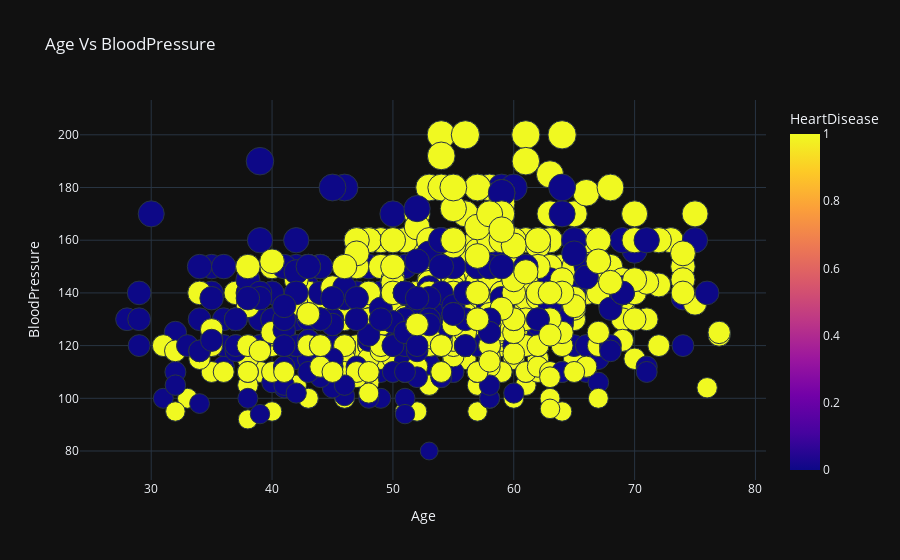

Notebook code for this chart:
### Markdown cell above
Effect of Blood Pressure on Age
normal blood pressure is 80 to 120

### Code cell
plt.figure(figsize=(12,6))
px.scatter(df,x='Age',y='RestingBP',color='HeartDisease',size='RestingBP',labels={'RestingBP':'BloodPressure'},
           template='plotly_dark',opacity=1,color_discrete_sequence=px.colors.sequential.RdBu,title='Age Vs BloodPressure')

### Figure 1 — Plotly figure (JSON) as saved in the notebook; plotly's stock layout.template omitted (floating-point values rounded to 4 significant figures; data arrays with more than 128 entries replaced by an {"elided": "..."} marker saying what was removed)
{"data": [{"hovertemplate": "Age=%{x}<br>BloodPressure=%{marker.size}<br>HeartDisease=%{marker.color}<extra></extra>", "legendgroup": "", "marker": {"color": {"elided": "918 int values"}, "coloraxis": "coloraxis", "opacity": 1, "size": {"elided": "918 int values"}, "sizemode": "area", "sizeref": 0.5, "symbol": "circle"}, "mode": "markers", "name": "", "orientation": "v", "showlegend": false, "type": "scatter", "x": {"elided": "918 int values"}, "xaxis": "x", "y": {"elided": "918 int values"}, "yaxis": "y"}], "layout": {"coloraxis": {"colorbar": {"title": {"text": "HeartDisease"}}, "colorscale": [[0, "#0d0887"], [0.1111, "#46039f"], [0.2222, "#7201a8"], [0.3333, "#9c179e"], [0.4444, "#bd3786"], [0.5556, "#d8576b"], [0.6667, "#ed7953"], [0.7778, "#fb9f3a"], [0.8889, "#fdca26"], [1, "#f0f921"]]}, "legend": {"itemsizing": "constant", "tracegroupgap": 0}, "title": {"text": "Age Vs BloodPressure"}, "xaxis": {"anchor": "y", "domain": [0, 1], "title": {"text": "Age"}}, "yaxis": {"anchor": "x", "domain": [0, 1], "title": {"text": "BloodPressure"}}}}
